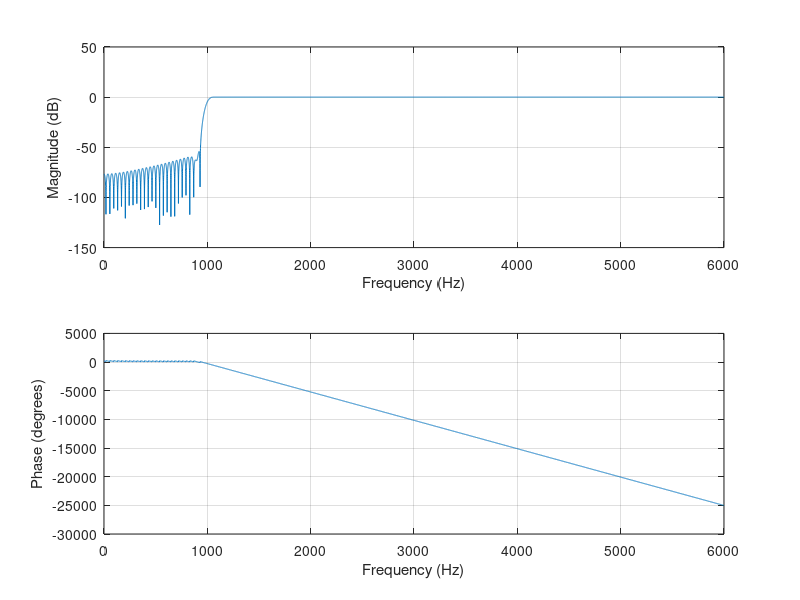
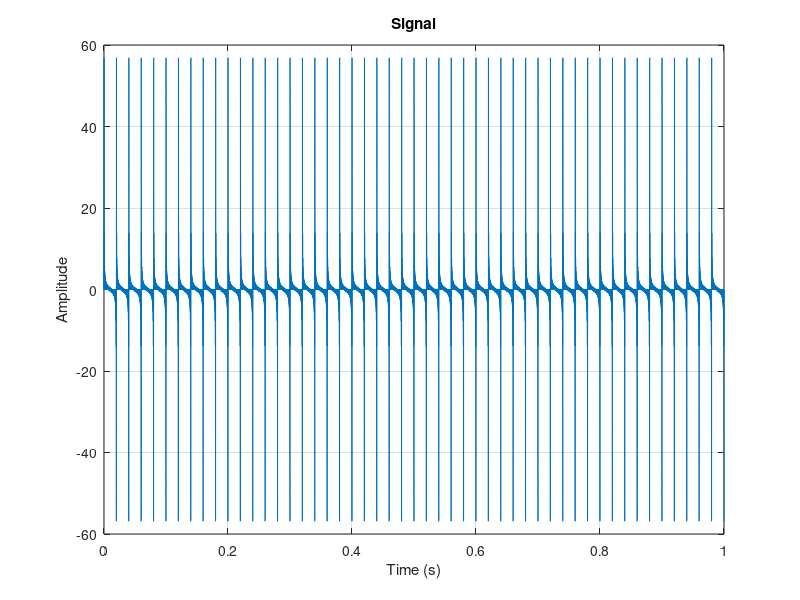
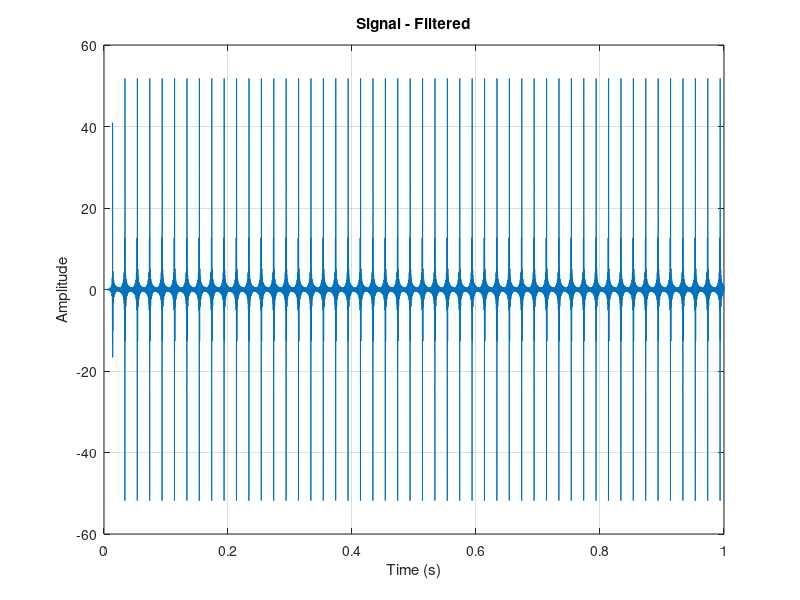
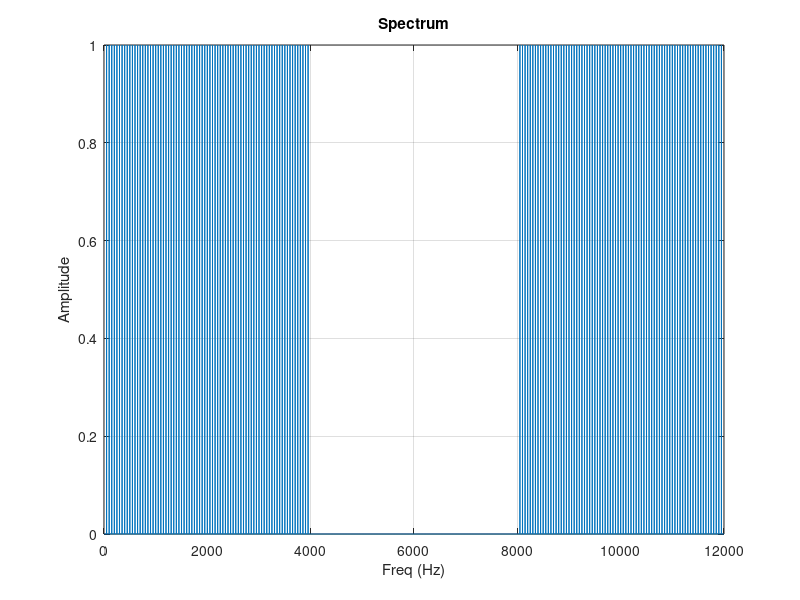

The MATLAB script that drew these images, in order:
fs = 12000;
N = 12000;

Nb = 330;
f0 = 1000 / (fs / 2);
b = fir1(Nb, f0, 'high');

% Print filter coefficients (float64_t)
fprintf('%.15g, ', b);
fprintf('\n');

% Print filter coefficients (q15_t)
b_q15 = int16(round(b * 32768));
b_q15(b_q15 > 32767) = 32767;
b_q15(b_q15 < -32768) = -32768;
fprintf('%d, ', b_q15);
fprintf('\n');

% Frequency characteristics
freqz(b, 1, N, fs);

% Verification
ts = 1 / fs;
t = (0:N-1)*ts;
df = (fs/N);
f = (0:N-1)*df;

X = 0;
for n = 1:79
    X = X + sin(2*pi*n*50*t);
end
% 16-bit uniform quantization
X = round((X + 1)*32767.5)/32767.5 - 1;

figure;
plot(t, X);
xlabel('Time (s)');
ylabel('Amplitude');
title('Signal');
grid on;

XF = filter(b, 1, X);

figure;
plot(t, XF);
xlabel('Time (s)');
ylabel('Amplitude');
title('Signal - Filtered');
grid on;

Y = 2 * abs(fft(X)) / N;

figure;
plot(f, Y);
ylim([0.0 1.0]);
xlabel("Freq (Hz)");
ylabel("Amplitude");
title('Spectrum');
grid on;

YF = 2 * abs(fft(XF)) / N;

figure;
plot(f, YF);
ylim([0.0 1.0]);
xlabel("Freq (Hz)");
ylabel("Amplitude");
title('Spectrum - Filtered');
grid on;
